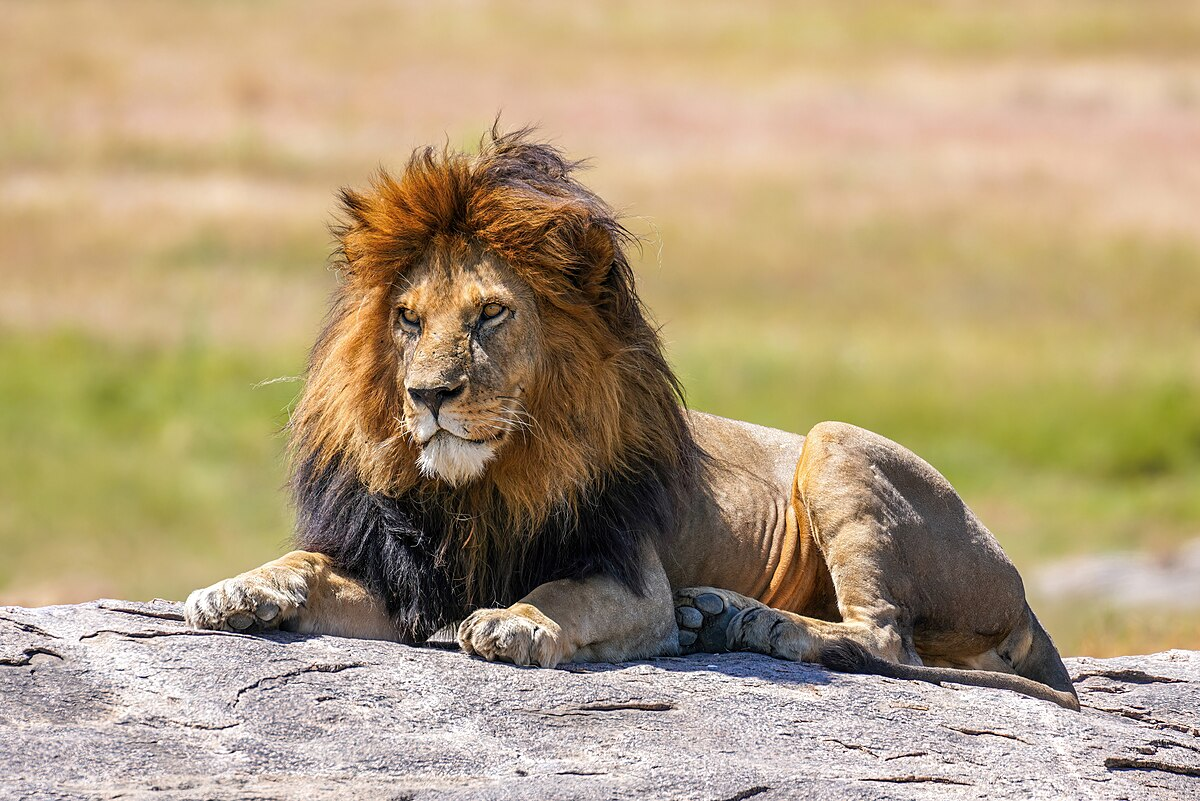
#> input picture Part3/pic.jpg, 1200 x 801 px
$ jupyter execute --allow-errors part3_1.ipynb
#> lines starting #> are read from the running program, lines starting #| are printed output that depends on the picture
## Step 3.1.1–3.1.2: Load and Preprocess Image

### Loading and Preparing the Image
**Purpose:**
Load the target image for segmentation and prepare it for clustering.

**Actions Taken:**
- **Image Loading:** Read the image using `skimage.io.imread`, returning a NumPy array in RGB format with values in \[0, 255\].
- **Type Conversion:** Convert the image to floating-point format \([0.0, 1.0]\) using `img_as_float`, which is preferred for downstream numerical operations.
- **Optional Display:** Use `io.imshow` to preview the loaded image.

**Output:**
- Image shape and dtype (e.g., `(H, W, 3)` and `float64`) are printed for verification.
- The image is visually displayed to confirm successful loading.

**Use Case:**
Prepares the raw image for clustering by ensuring it has the appropriate format and data type.

[cell 1]
from skimage import io, img_as_float
from skimage.color import rgb2gray
from skimage.transform import resize
from skimage.filters import median
from skimage.morphology import disk
import numpy as np
# Read the image; returns an array in RGB order, values in [0, 255]
img = io.imread('pic.jpg')
#> img is the input picture: shape (801, 1200, 3); mean R, G, B 177.3, 157.1, 123.6

# Optionally convert to float in [0.0, 1.0]
img_float = img_as_float(img)

# img_float is now a NumPy array of shape (H, W, 3) with dtype float64
print("Original:", img_float.shape, img_float.dtype)
#| Original: (801, 1200, 3) float64
io.imshow(img, cmap='gray')
io.show()

## Step 3.1.2: Preprocess the Image (Grayscale & Resize)

### Image Preprocessing
**Purpose:**
Prepare the image for clustering by simplifying and reducing data size.

**Observed Effects:**
- **Grayscale Conversion:** Reduces the image to a single intensity channel, simplifying feature space (especially useful if color is not essential for segmentation).
- **Resizing:** Reduces image dimensions by 50% using anti-aliasing to preserve visual quality while reducing computational load.

**Key Outputs:**
- **Grayscale shape:** Matches original height × width, with single channel
- **Resized shape:** Half the original resolution in both dimensions

**Use Case:**
Grayscale simplifies clustering, and resizing speeds up computation while retaining segmentation-relevant structure.

[cell 2]
gray = rgb2gray(img_float)
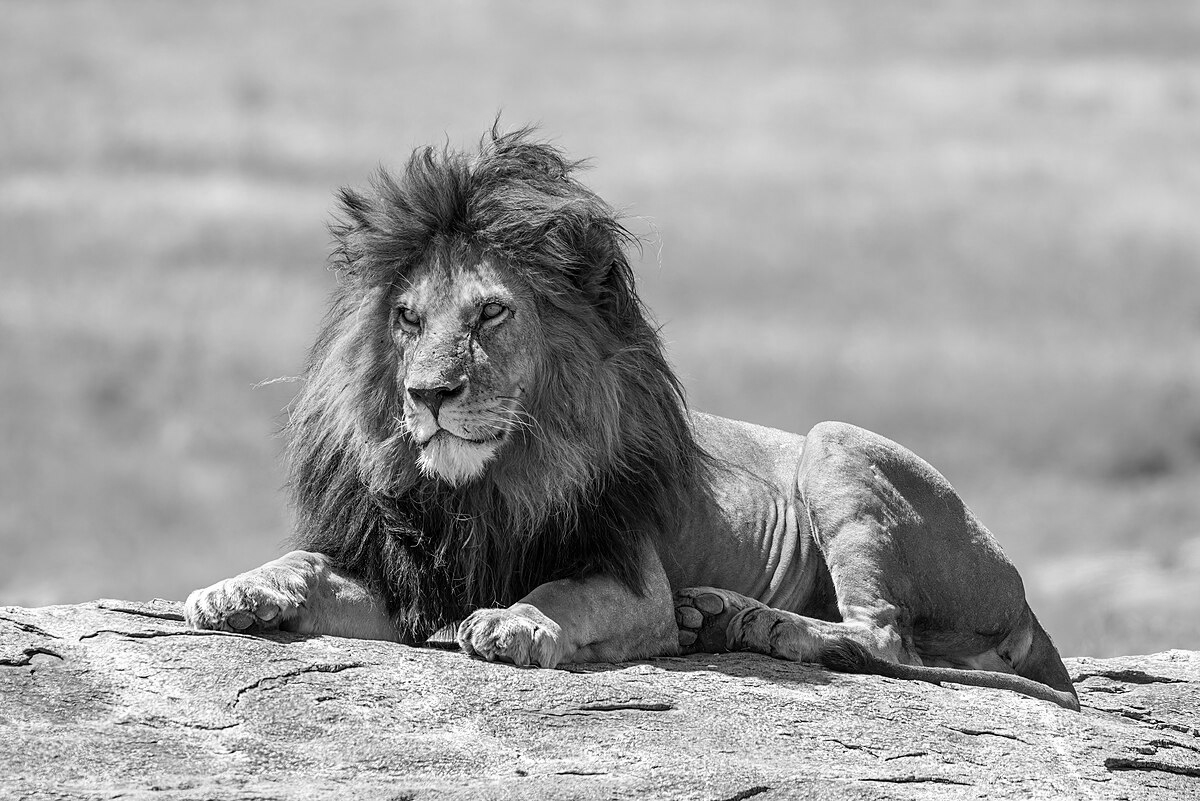
#> gray: shape (801, 1200) float64; min 0, max 1, mean 0.623
print("Grayscale:", gray.shape, gray.dtype)
#| Grayscale: (801, 1200) float64

[cell 3]
io.imshow(gray, cmap='gray')
io.show()

[cell 4]
h, w = gray.shape
#> h = 801; w = 1200
small = resize(gray, (h // 2, w // 2), anti_aliasing=True)
print("Resized:", small.shape, small.dtype)
#| Resized: (400, 600) float64
io.imshow(small, cmap='gray')
io.show()

## Step 3.1.2 (continued): Denoising the Image

### Median Filtering
**Purpose:**
Remove small-scale noise while preserving edges using a median filter.

**Observed Effects:**
- Reduces speckle and salt-and-pepper noise
- Preserves important structural details (e.g., edges, lines)

**Key Parameter:**
- **Disk radius:** 3 (defines neighborhood for median filtering)

**Use Case:**
Prepares a cleaner input for clustering by smoothing irrelevant pixel-level variations.

[cell 5]
denoised = median(small, disk(3))
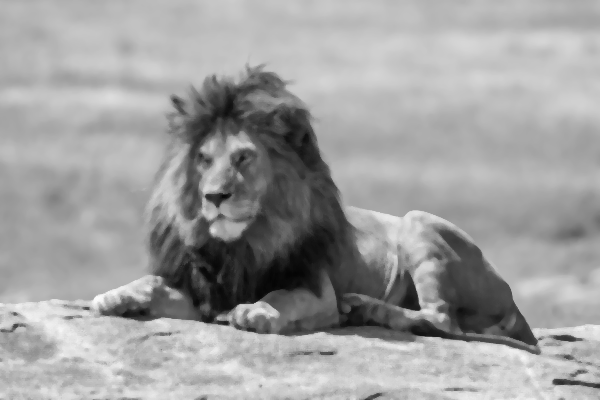
#> denoised: shape (400, 600) float64; min 0.0173, max 0.988, mean 0.626
print("Denoised:", denoised.shape, denoised.dtype)
#| Denoised: (400, 600) float64
io.imshow(denoised, cmap='gray')
io.show()

## Step 3.1.3: Convert Image to Feature Vectors

### Feature Vector Preparation
**Purpose:**
Reshape the image so each pixel becomes a data point for clustering.

**Actions Taken:**
- Convert the 2D image into a 1D array where each row is a pixel intensity value
- Reshape using `ravel()` and `np.newaxis` to ensure compatibility with clustering algorithms like K-means

**Result:**
- Final shape: `(num_pixels, 1)`
- Suitable input format for unsupervised clustering algorithms

**Use Case:**
Transforms spatial image data into a format interpretable by machine learning models.

[cell 6]
import numpy as np
pic = denoised
h, w = pic.shape
#> h = 400; w = 600
X = pic.reshape(-1, 1)
X = pic.ravel()[:, np.newaxis]
